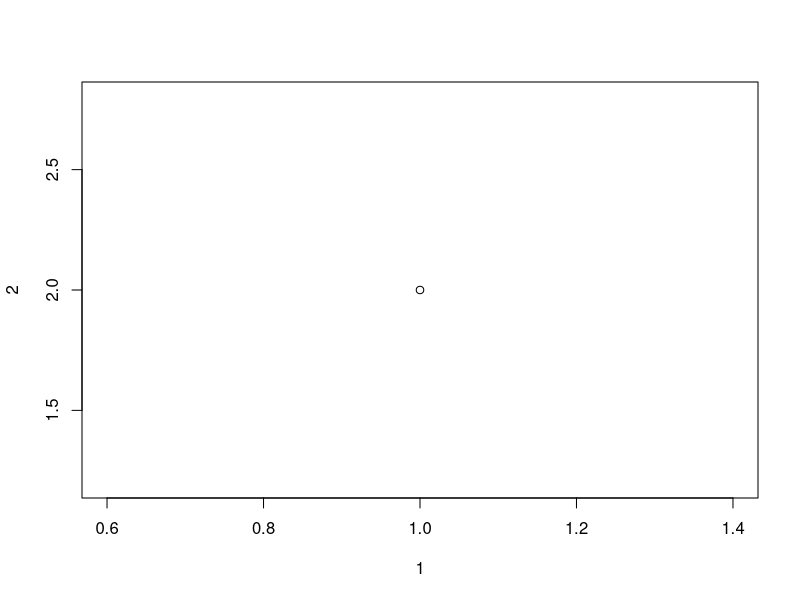
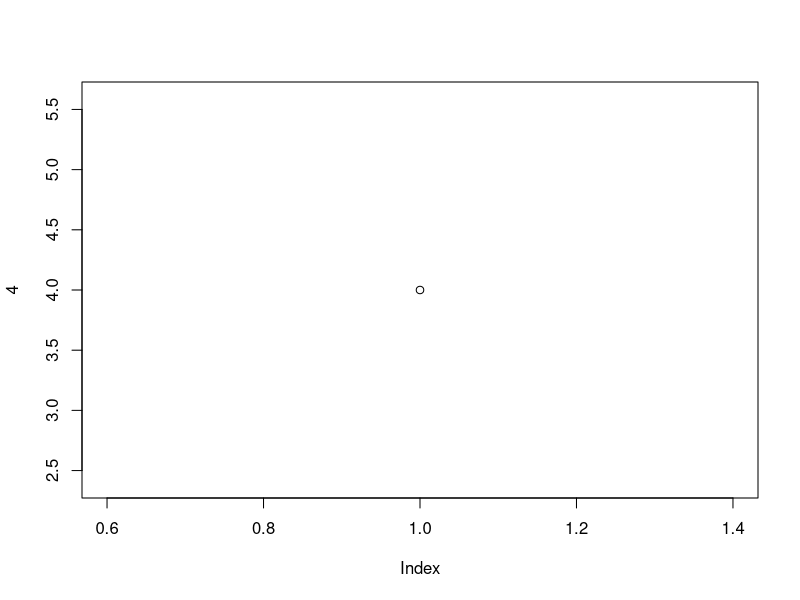
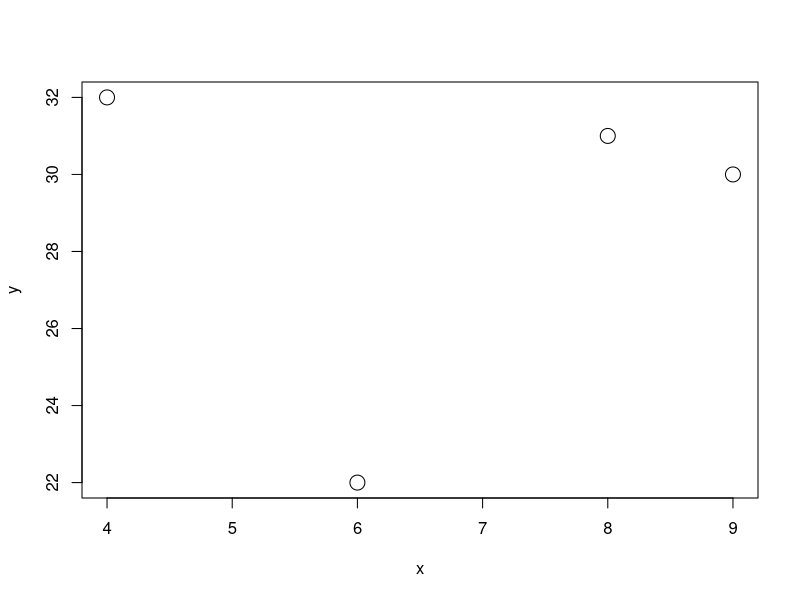
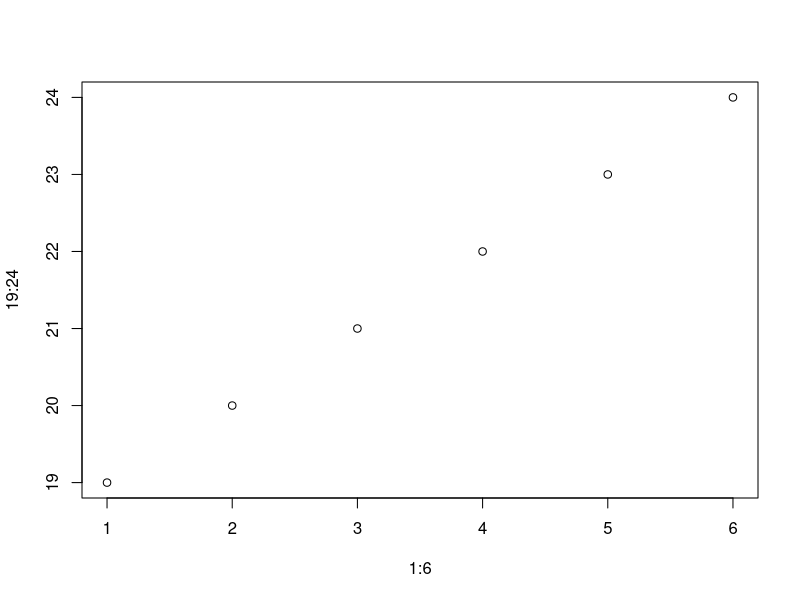
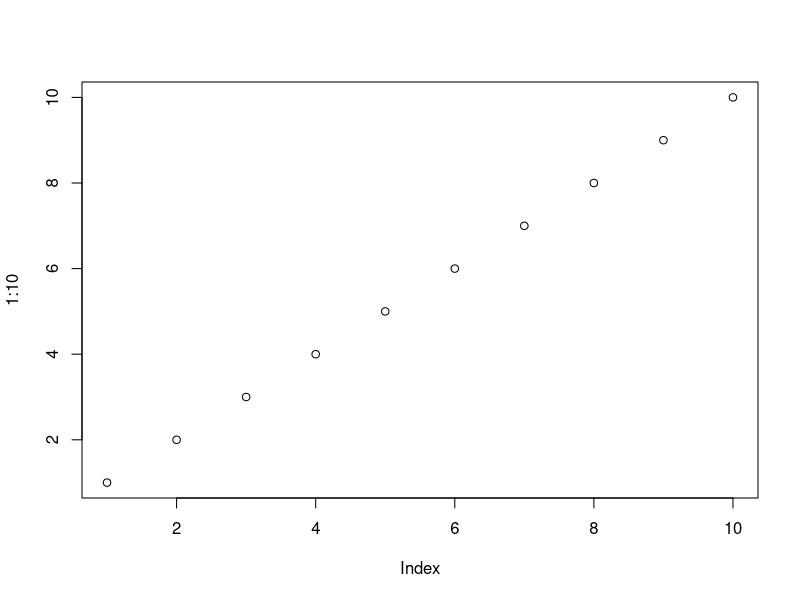
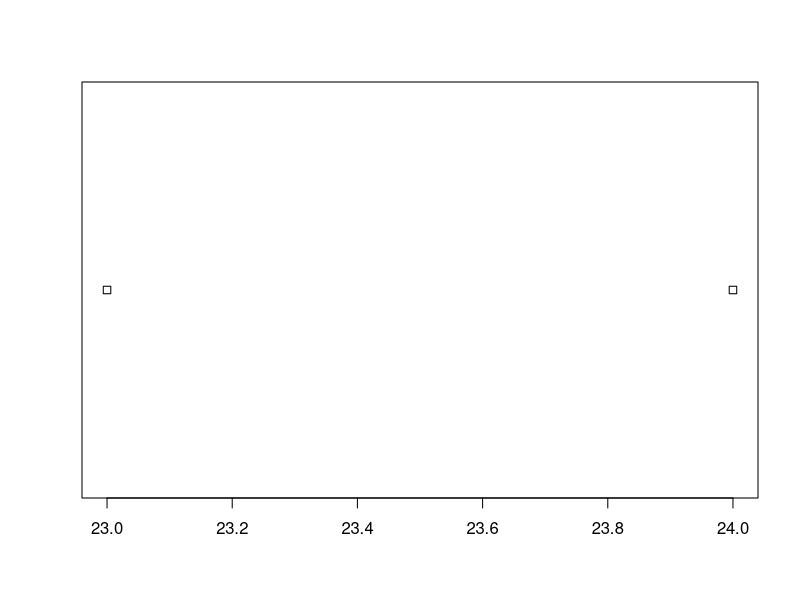

Write the R code that produced these figures, in order.
# Plots single point
plot(1,2)

# Plot with one point
plot(4)

# Plots multiple points
x <- c(4,6,8,9)
y <- c(32,22,31,30)
plot(x, y, cex=2)

# Draw sequence of points
plot(1:6, 19:24)

# Provide only one parameter
plot(1:10)

# Dataset plot
df = data.frame(
	Name = c("Kelta1", "Kelta2"),
	Marks = c(23, 24),
	height = c(143, 145)
)
plot(df['Marks'])